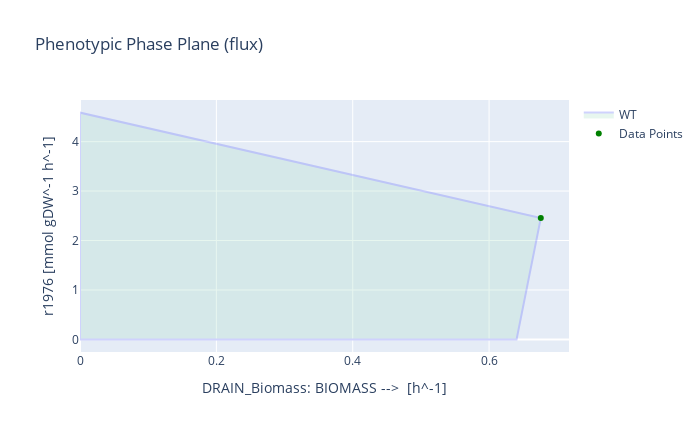

Source (notebook cell):
### Code cell
#R671 OE
with model_KO:
    model_KO.reactions.r671.bounds = 10,1000
    model_KO.objective = model_KO.reactions.r1976
    
   
   
    yanD = phenotypic_phase_plane(model_KO, variables=['DRAIN_Biomass'], objective='r1976')
    growth = max(yanD.data_frame["DRAIN_Biomass"])
    yanD_production = yanD.data_frame.loc[yanD.data_frame["DRAIN_Biomass"] == growth, "objective_upper_bound"].iloc[0]
   
    print('Maximum productivity =', yanD_production, 'mmol/gDW*h')
   
    maximum_yield_YEPD = yanD_production / (-1*(sum_CSource_fluxes))
    print('Maximum theoretical yield =', maximum_yield_YEPD, 'mmol-yanD/mmol-Csources')
    #Visualization
    yanD.plot(plotter, points=[(growth, yanD_production)])

### Figure 1 — Plotly figure (JSON) as saved in the notebook; plotly's stock layout.template omitted (floating-point values rounded to 4 significant figures)
{"data": [{"fill": "toself", "fillcolor": "#B3E2CD", "hoverinfo": "none", "marker": {"line": {"color": "#B3E2CD"}, "opacity": 0.3}, "mode": "lines", "name": "WT", "opacity": 0.3, "type": "scatter", "x": [0, 0.03557, 0.07114, 0.1067, 0.1423, 0.1779, 0.2134, 0.249, 0.2846, 0.3201, 0.3557, 0.3913, 0.4268, 0.4624, 0.498, 0.5336, 0.5691, 0.6047, 0.6403, 0.6758, 0.6758, 0.6403, 0.6047, 0.5691, 0.5336, 0.498, 0.4624, 0.4268, 0.3913, 0.3557, 0.3201, 0.2846, 0.249, 0.2134, 0.1779, 0.1423, 0.1067, 0.07114, 0.03557, 0, 0, 0], "y": [0, 0, 0, 0, 0, 0, 0, 0, 0, 0, 0, 0, 0, 0, 0, 0, 0, 0, 0, 2.455, 2.455, 2.568, 2.68, 2.792, 2.904, 3.016, 3.129, 3.241, 3.353, 3.465, 3.577, 3.69, 3.802, 3.914, 4.026, 4.138, 4.251, 4.363, 4.475, 4.587, 0, 4.587]}, {"marker": {"color": "green"}, "mode": "markers", "name": "Data Points", "type": "scatter", "x": [0.6758], "y": [2.455]}], "layout": {"height": 432, "title": {"text": "Phenotypic Phase Plane (flux)"}, "width": 700, "xaxis": {"title": {"text": "DRAIN_Biomass: BIOMASS -->  [h^-1]"}}, "yaxis": {"title": {"text": "r1976 [mmol gDW^-1 h^-1]"}}}}
